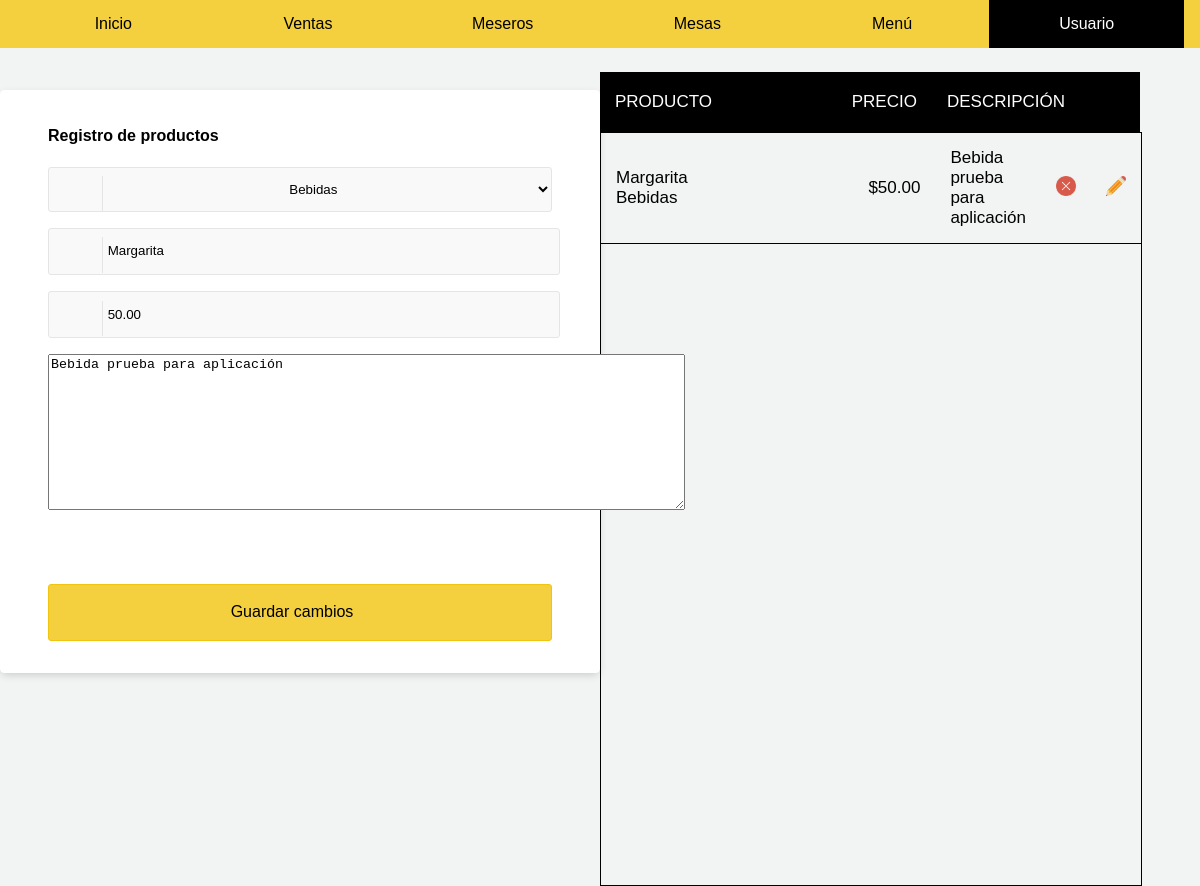
Screenshot of /productos.php?id=1&editar=1 with the database file from the repository.
### tables this page shows
CREATE TABLE `productos` (
  `id` int(11) NOT NULL,
  `producto` varchar(255) NOT NULL,
  `descripcion` longtext NOT NULL,
  `precio` float(10,2) NOT NULL,
  `id_categoria` int(255) NOT NULL,
  `id_propietario` int(255) NOT NULL,
  `status` int(11) NOT NULL DEFAULT '1',
  `imagen` varchar(250) NOT NULL
);

CREATE TABLE `categorias` (
  `id` int(255) NOT NULL,
  `categoria` varchar(255) NOT NULL,
  `id_propietario` int(255) NOT NULL,
  `status` int(11) NOT NULL DEFAULT '1',
  `imagen` varchar(250) NOT NULL
);

### productos.php (the view, shortened to what this page needs)
<!DOCTYPE html>
<html >
<head><meta http-equiv="Content-Type" content="text/html; charset=utf-8">
       <link rel='stylesheet' type='text/css' href='css/formularios.css' />
       <link rel='stylesheet' type='text/css' href='css/menu.css' />
       <link rel='stylesheet' type='text/css' href='css/consulta.css' />
</head>
<?php
	echo"<nav class='menu'>
	  <ol>
	  	<li class='menu-item'><a href='#0'>Inicio</a></li>
	   	<li class='menu-item'><a href='#0'>Ventas</a></li>
	   	<li class='menu-item'><a href='#0'>Meseros</a></li>
	   	<li class='menu-item'><a href='#0'>Mesas</a></li>
	   	<li class='menu-item'><a href='#0'>Menú</a></li>
	   	<li class='menu-item' style='background-color:#000'><a href='#0' style='color:#fff'>Usuario</a>
		</li>
	  </ol>
	</nav>";
$host="localhost";
$user="roxana_admin";
$password="colores317";
$linck = mysqli_connect ($host,$user,$password) or die ("No se puede conectar");
mysqli_set_charset($linck,'utf8');
$NombreBD="ordena";
mysqli_select_db($linck,$NombreBD);
$id_propietario = 1;
	    	   if($_GET['id'])
	    	   	$id = $_GET['id'];
	    	   if($_GET['eliminar'] == 1){
	    	   	$reg=mysqli_query($linck,"UPDATE `productos` SET status = 0 WHERE `id` = '$id';");
	    	   	$id="";
	    	   }else if($_GET['editar'] == 1){
	    	   	$productos=mysqli_query($linck,"SELECT * FROM `productos` WHERE `id` = '$id';");
			while ($ag = mysqli_fetch_array($productos)){
				$id_categoriac = $ag['id_categoria'];
				$productoc = $ag['producto'];
				$precioc = $ag['precio'];
				$descripcionc = $ag['descripcion'];
			}
	    	   }
			 echo"
			 <div class='container_base'>
				   <div class='left'>
				   		<br><div class='container'>
						  <form action='productos.php?id=".$id."' method='post' enctype='multipart/form-data'>
						    <div class='row'>
						      <h4>Registro de productos</h4>
						      <div class='input-group input-group-icon'>
						        <select name='categoria' required>
						            <option value=''></option>";
						$categorias=mysqli_query($linck,"SELECT * FROM `categorias` WHERE `id_propietario` = '$id_propietario' ORDER BY `categoria`;");
						while ($ag = mysqli_fetch_array($categorias))
							if($id_categoriac == $ag['id'])
								echo"<option selected value='".$ag['id']."'>".$ag['categoria']."</option>";
						       	else
						       		echo"<option value='".$ag['id']."'>".$ag['categoria']."</option>";
						   	echo"</select>
							<div class='input-icon'><i class='fa fa-envelope'></i></div>
						      </div>
						      <div class='input-group input-group-icon'>
						        <input type='text' name='producto' placeholder='Nombre del producto' required value='".$productoc."'/>
						        <div class='input-icon'><i class='fa fa-envelope'></i></div>
						      </div>
						      <div class='input-group input-group-icon'>
						        <input type='number' name='precio'  step='0.01' placeholder='Precio del producto' required value='".$precioc."'/>
						        <div class='input-icon'><i class='fa fa-envelope'></i></div>
						      </div>
						      <div class='input-group input-group-icon'>
						        <textarea name='descripcion' rows='10' cols='77' placeholder='Descripción del producto' required>".$descripcionc."</textarea>
						      </div>
						      <br><br><br>";
						      	if($_GET['editar']==1)
						      		echo"<input name='editar' type='submit' id='agregar' value='Guardar cambios'>";
						      	else
						      		echo"<input name='agregar' type='submit' id='agregar' value='Agregar'>";
						      echo"
						      </div>
						  </form>
						</div>
				   </div>
				   <div class='right'>
				   	<div class='tbl-header'>
					    <table cellpadding='0' cellspacing='0' border='0'>
					      <thead>
					        <tr>
					          <th style='color:#fff'>Producto</th>
					          <th style='color:#fff'>Precio</th>
					          <th style='color:#fff'>Descripción</th>
						  <th style='color:#fff; width:20%;'></th>
						  <th style='color:#fff; width:20%;'></th>
					        </tr>
					      </thead>
					    </table>
					  </div>
					  <div class='tbl-content'>
					    <table cellpadding='0' cellspacing='0' border='0'>
					      <tbody>";
					       $consulta=mysqli_query($linck,"SELECT * FROM `productos` WHERE status = 1 AND id_propietario = '$id_propietario' ORDER BY id_categoria, producto;");
					      	while ($row = mysqli_fetch_array($consulta)){
					      		$id_categoria = $row['id_categoria'];
					      		$categoriasc=mysqli_query($linck,"SELECT * FROM `categorias` WHERE id = '$id_categoria';");
					      		while ($rowc = mysqli_fetch_array($categoriasc))
					      			$categoria = $rowc['categoria'];
					            echo"
					            <tr class='cuerpo'>
						            <td>".$row['producto']."<br>".$categoria."</td>
						            <td>$".$row['precio']."</td>
						            <td>".$row['descripcion']."</td>
						            <td style='width:20%'><a href='productos.php?id=".$row['id']."&eliminar=1'>
						            <img src='img/cancelar.png' id='cancelar' height='20em' width='20em'></a></td>
						            <td style='width:20%'><a href='productos.php?id=".$row['id']."&editar=1'>
						            <img src='img/editar.png' id='cancelar' height='20em' width='20em'></a></td>
					            </tr>";
					        }
					 echo"</tbody>
					    </table>
					  </div>
				   </div>
			</div>";
?>
</body>
</html>

### css/formularios.css (style rules this page uses)
h4 { color: #000; }
input, input[type="radio"] + label, input[type="checkbox"] + label:before, select option, select { width: 87%; padding: 1em; padding-left: 3.9em; line-height: 1.4; background-color: #f9f9f9; border: 1px solid #e5e5e5; border-radius: 3px; -webkit-transition: 0.35s ease-in-out; -moz-transition: 0.35s ease-in-out; -o-transition: 0.35s ease-in-out; transition: 0.35s ease-in-out; transition: all 0.35s ease-in-out; }
input[type="radio"] + label, select { display: inline-block; width: 100%; text-align: center; float: left; border-radius: 0; }
#agregar { background-color: #F4D03F; color: #000; border-color: #F1C40F; padding-left: 0em; font-size: 1em; width: 100%; }
select { height: 3.4em; line-height: 2; }
select:first-of-type { border-top-left-radius: 3px; border-bottom-left-radius: 3px; }
select:last-of-type { border-top-right-radius: 3px; border-bottom-right-radius: 3px; }
select option { //background-color: #7ed321; //color: #fff; font-size: 1em; }
.input-group { margin-bottom: 1em; zoom: 1; }
.input-group:before, .input-group:after { content: ""; display: table; }
.input-group:after { clear: both; }
.input-group-icon { position: relative; }
.input-group-icon input { padding-left: 4.4em; }
.input-group-icon .input-icon { position: absolute; top: 0; left: 0; width: 3.4em; height: 3.4em; line-height: 3.4em; text-align: center; pointer-events: none; }
.input-group-icon .input-icon:after { position: absolute; top: 0.6em; bottom: 0.6em; left: 3.4em; display: block; border-right: 1px solid #e5e5e5; content: ""; -webkit-transition: 0.35s ease-in-out; -moz-transition: 0.35s ease-in-out; -o-transition: 0.35s ease-in-out; transition: 0.35s ease-in-out; transition: all 0.35s ease-in-out; }
.container { max-width: 38em; padding: 1em 3em 2em 3em; margin: 0em auto; background-color: #fff; border-radius: 4.2px; box-shadow: 0px 3px 10px -2px rgba(0, 0, 0, 0.2); }
.row { zoom: 1; }
.row:before, .row:after { content: ""; display: table; }
.row:after { clear: both; }

### css/menu.css (style rules this page uses)
.menu { background: #F4D03F; height: 3rem; margin-bottom: 2%; }
.menu ol { list-style-type: none; margin: 0 auto; padding: 0; }
.menu > ol { max-width: 1500px; padding: 0 1rem; display: flex; }
.menu > ol > .menu-item { flex: 1; padding: 0.25rem 0; }
.menu > ol > .menu-item:after { content: ""; position: absolute; width: 4px; height: 4px; border-radius: 50%; bottom: 5px; left: calc(50% - 2px); background: #FECEAB; will-change: transform; transform: scale(0); transition: transform 0.2s ease; }
.menu-item { position: relative; line-height: 2.5rem; text-align: center; }
.menu-item a { overflow: hidden; white-space: nowrap; text-overflow: ellipsis; display: block; color: #000; }
html, body { font-size: 16px; font-family: sans-serif; margin: 0; background: #F2F4F4; }
*:before, *:after { box-sizing: inherit; }
a { text-decoration: none; }

### css/consulta.css (style rules this page uses)
.tbl-header { background-color: rgba(0,0,0,1); }
.tbl-content { height:47em; overflow-x:auto; margin-top: 0px; border: 1px solid rgba(0,0,0,1); }
th { width: 100%; padding: 20px 15px; text-align: left; font-weight: 500; font-size: 17px; color: #fff; text-transform: uppercase; }
td { padding: 15px; width: 100%; text-align: left; vertical-align:middle; font-weight: 300; font-size: 17px; color: #000; border-bottom: solid 1px rgba(0,0,0,1); }

### productos.php (style rules this page uses)
.container_base { width:100%; }
.left { width:50%; float:left; }
.right { width:50%; float:right; }
.tbl-content,.tbl-header { width:90%; }

### rows the page displays
productos: producto "Margarita", precio "50.00", descripcion "Bebida prueba para aplicación", id_categoria.categoria "Bebidas"

### other values shown
form field categoria "Bebidas"
